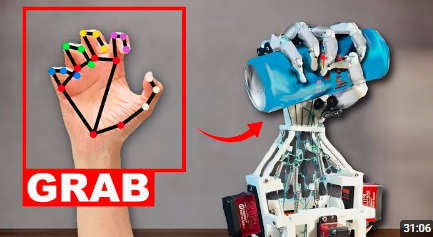
#> input picture image.png, 433 x 237 px
$ python basics_2.py
#> lines starting #> are read from the running program, lines starting #| are printed output that depends on the picture
import cv2

image = cv2.imread('image.png')
#> image is the input picture: shape (237, 433, 3); mean B, G, R 127.9, 130.3, 149.1

if image is None:
    print("Error: Could not read the image.")
else:
    print("Image read successfully.")
    (h,w) = image.shape[:2]
#> h = 237; w = 433
    center = (w // 2, h // 2)
#> center = (216, 118)
    m = cv2.getRotationMatrix2D(center, 90, 1.0)
#> m = [[6.12e-17, 1, 98], [-1, 6.12e-17, 334]]
    rotated = cv2.warpAffine(image, m, (w, h))
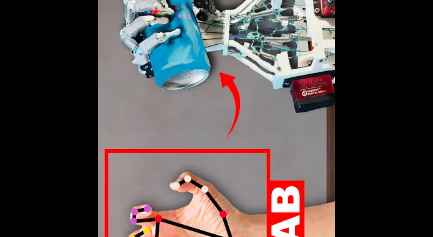
#> rotated: shape (237, 433, 3); mean B, G, R 73.3, 73.7, 81.6
    cv2.imshow('Rotated Image', rotated)
    cv2.imshow('Original Image', image)

    flipped = cv2.flip(image, 1)# 0 up down , 1 left right, -1 both
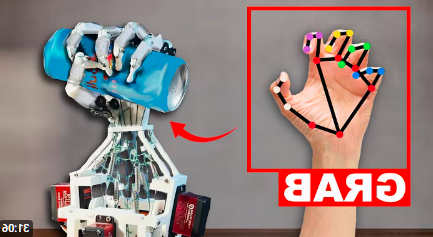
#> flipped: shape (237, 433, 3); mean B, G, R 127.9, 130.3, 149.1
    cv2.imshow("flipped", flipped)

    cv2.waitKey(0)
    cv2.destroyAllWindows()
